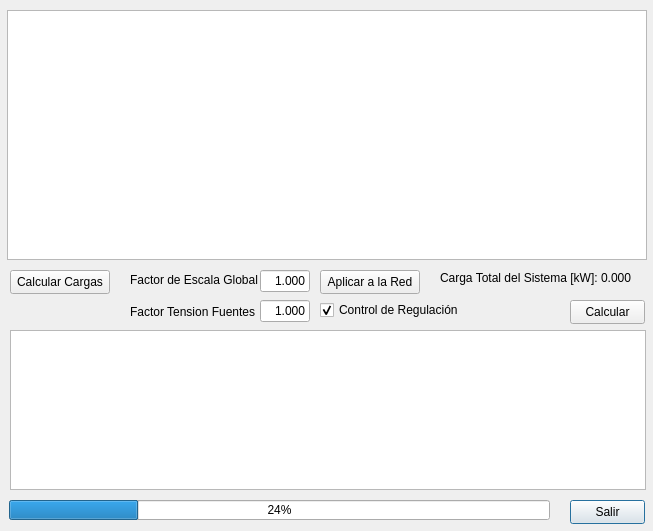
<?xml version="1.0" encoding="UTF-8"?>
<ui version="4.0">
 <class>Dialog</class>
 <widget class="QDialog" name="Dialog">
  <property name="windowModality">
   <enum>Qt::ApplicationModal</enum>
  </property>
  <property name="geometry">
   <rect>
    <x>0</x>
    <y>0</y>
    <width>653</width>
    <height>531</height>
   </rect>
  </property>
  <property name="windowTitle">
   <string>Flujo de Cargas</string>
  </property>
  <property name="autoFillBackground">
   <bool>false</bool>
  </property>
  <property name="modal">
   <bool>true</bool>
  </property>
  <widget class="QPushButton" name="cmdSalir">
   <property name="geometry">
    <rect>
     <x>570</x>
     <y>500</y>
     <width>75</width>
     <height>24</height>
    </rect>
   </property>
   <property name="text">
    <string>Salir</string>
   </property>
   <property name="shortcut">
    <string>Esc</string>
   </property>
  </widget>
  <widget class="QPushButton" name="cmdCalcular">
   <property name="geometry">
    <rect>
     <x>570</x>
     <y>300</y>
     <width>75</width>
     <height>24</height>
    </rect>
   </property>
   <property name="text">
    <string>Calcular</string>
   </property>
   <property name="shortcut">
    <string>Return</string>
   </property>
  </widget>
  <widget class="QListView" name="lstCalculo">
   <property name="geometry">
    <rect>
     <x>7</x>
     <y>10</y>
     <width>640</width>
     <height>250</height>
    </rect>
   </property>
  </widget>
  <widget class="QProgressBar" name="progressBar">
   <property name="geometry">
    <rect>
     <x>9</x>
     <y>500</y>
     <width>541</width>
     <height>20</height>
    </rect>
   </property>
   <property name="value">
    <number>24</number>
   </property>
  </widget>
  <widget class="QCheckBox" name="chkRegulacion">
   <property name="geometry">
    <rect>
     <x>320</x>
     <y>300</y>
     <width>140</width>
     <height>20</height>
    </rect>
   </property>
   <property name="text">
    <string>Control de Regulación</string>
   </property>
   <property name="checked">
    <bool>true</bool>
   </property>
  </widget>
  <widget class="QListView" name="lstResultados">
   <property name="geometry">
    <rect>
     <x>10</x>
     <y>330</y>
     <width>636</width>
     <height>160</height>
    </rect>
   </property>
  </widget>
  <widget class="QLabel" name="label">
   <property name="geometry">
    <rect>
     <x>130</x>
     <y>272</y>
     <width>130</width>
     <height>16</height>
    </rect>
   </property>
   <property name="text">
    <string>Factor de Escala Global</string>
   </property>
  </widget>
  <widget class="QLineEdit" name="txtFactorGlobal">
   <property name="geometry">
    <rect>
     <x>260</x>
     <y>270</y>
     <width>50</width>
     <height>22</height>
    </rect>
   </property>
   <property name="inputMethodHints">
    <set>Qt::ImhNone</set>
   </property>
   <property name="text">
    <string>1.000</string>
   </property>
   <property name="maxLength">
    <number>11</number>
   </property>
   <property name="alignment">
    <set>Qt::AlignRight|Qt::AlignTrailing|Qt::AlignVCenter</set>
   </property>
  </widget>
  <widget class="QPushButton" name="cmdCalcularCargas">
   <property name="geometry">
    <rect>
     <x>10</x>
     <y>270</y>
     <width>100</width>
     <height>24</height>
    </rect>
   </property>
   <property name="text">
    <string>Calcular Cargas</string>
   </property>
   <property name="shortcut">
    <string>Return</string>
   </property>
  </widget>
  <widget class="QLabel" name="lblCarga">
   <property name="geometry">
    <rect>
     <x>440</x>
     <y>270</y>
     <width>210</width>
     <height>16</height>
    </rect>
   </property>
   <property name="text">
    <string>Carga Total del Sistema [kW]: 0.000</string>
   </property>
  </widget>
  <widget class="QPushButton" name="cmdAplicarFe">
   <property name="geometry">
    <rect>
     <x>320</x>
     <y>270</y>
     <width>100</width>
     <height>24</height>
    </rect>
   </property>
   <property name="text">
    <string>Aplicar a la Red</string>
   </property>
   <property name="shortcut">
    <string>Return</string>
   </property>
  </widget>
  <widget class="QLineEdit" name="txtFactorTension">
   <property name="geometry">
    <rect>
     <x>260</x>
     <y>300</y>
     <width>50</width>
     <height>22</height>
    </rect>
   </property>
   <property name="inputMethodHints">
    <set>Qt::ImhNone</set>
   </property>
   <property name="text">
    <string>1.000</string>
   </property>
   <property name="maxLength">
    <number>11</number>
   </property>
   <property name="alignment">
    <set>Qt::AlignRight|Qt::AlignTrailing|Qt::AlignVCenter</set>
   </property>
  </widget>
  <widget class="QLabel" name="label_2">
   <property name="geometry">
    <rect>
     <x>130</x>
     <y>302</y>
     <width>130</width>
     <height>20</height>
    </rect>
   </property>
   <property name="text">
    <string>Factor Tension Fuentes</string>
   </property>
  </widget>
 </widget>
 <resources/>
 <connections/>
</ui>
